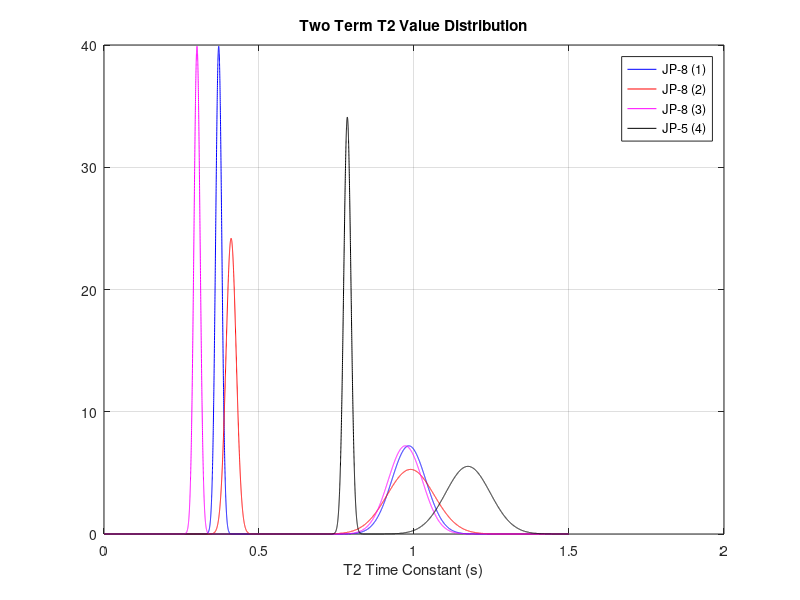

Write MATLAB code to recreate this figure.
clc
clear all

t2 = (0:0.0001:1.5)';

name1 = 'JP-8 (1)';
sd1 = 0.01;
u1 = 0.37;
n1 = normpdf(t2,u1,sd1);
sd11 = 0.0553;
u11 = 0.9833;
n11 = normpdf(t2,u11,sd11);
n1 = n1 + n11;


name2 = 'JP-8 (2)';
sd2 = 0.0165;
u2 = 0.41;
n2 = normpdf(t2,u2,sd2);
sd22 = 0.0755;
u22 = 0.9891;
n22 = normpdf(t2,u22,sd22);
n2 = n2 + n22;

name3 = 'JP-8 (3)';
sd3 = 0.01;
u3 = 0.3;
n3 = normpdf(t2,u3,sd3);
sd31 = 0.0553;
u31 = 0.9718;
n31 = normpdf(t2,u31,sd31);
n3 = n3 + n31;

name4 = 'JP-5 (4)';
sd4 = 0.0117;
u4 = 0.7849;
n4 = normpdf(t2,u4,sd4);
sd41 = 0.0721;
u41 = 1.174;
n41 = normpdf(t2,u41,sd41);
n4 = n4 + n41;

name5 = 'Shell CPK';
sd5 = 0.22913;
u5 = 0.37406;
n5 = normpdf(t2,u5,sd5);
sd51 = 0.03385;
u51 = 1.0032;
n51 = normpdf(t2,u51,sd51);
n5 = n5 + n51;

name6 = 'Gevo-ATJ'; 
sd6 = 0.14526;
u6 = 0.26154;
n6 = normpdf(t2,u6,sd6);
sd61 = 0.01184;
u61 = 0.90647;
n61 = normpdf(t2,u61,sd61);
n6 = n6 + n61;

name7 = 'Heptane'; 
sd7 = 0.04495;
u7 = 0.1274;
n7 = normpdf(t2,u7,sd7);
sd71 = 0.00188;
u71 = 1.0093;
n71 = normpdf(t2,u71,sd71);
n7 = n7 + n71;

plot(t2,n1,'b',t2,n2,'r',t2,n3,'m',t2,n4,'k')
grid
%axis([0 1.25 0 100])
legend(name1,name2,name3,name4)
title('Two Term T2 Value Distribution')
xlabel('T2 Time Constant (s)')



